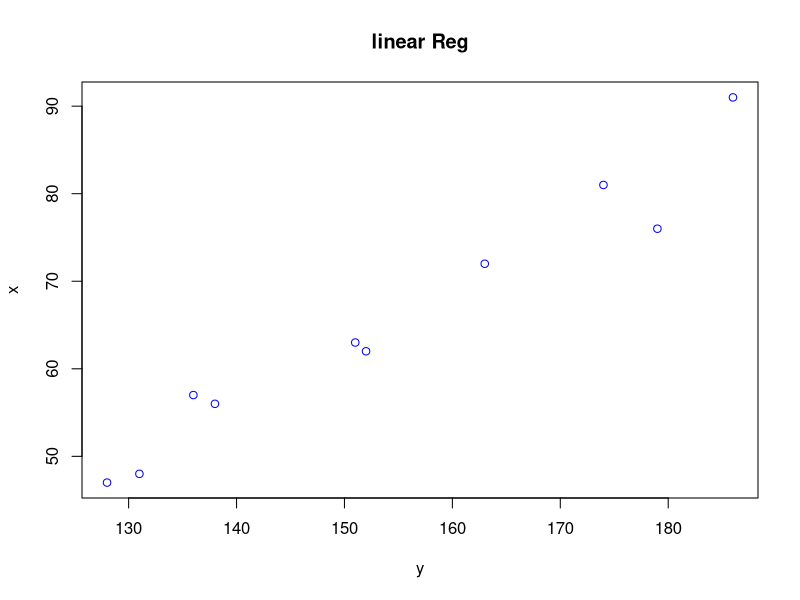

Source code (R):
# x represents the weight of the people
x <- c(63, 81, 56, 91, 47, 57, 76, 72, 62, 48)
#y represents the height of the people
y<-c(151, 174, 138, 186, 128, 136, 179, 163, 152, 131)

relation=lm(y~x)
print(relation)
print(summary(relation))

newHeight=data.frame(x=70)
result=predict(relation,newHeight)
print(result)

png(file="linearReg.png")
plot(y,x,col='blue',main='linear Reg')
abline(lm(y ~ x),cex = 1.3, pch = 16, xlab = "Weight in Kg", ylab = "Height in cm")
dev.off()

dataT=data.frame(
  age=c(18,19,20,21,22,23),
  height=c(76.1,77.7,78.1,78.2,78.8,79.7)
)

relation2=lm(age~height,data=dataT)
print(summary(relation2))

newHeight2=data.frame(height=78.5)
result2=predict(relation2,newHeight2)
print(result2)











